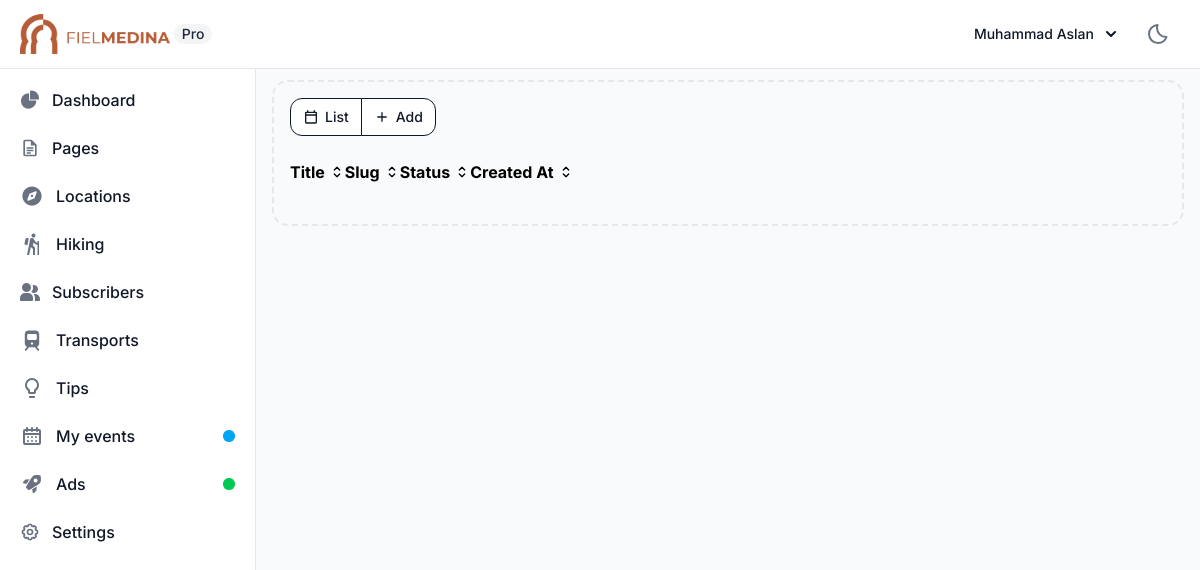
Before: /pages/ (signed in) with the older database file.
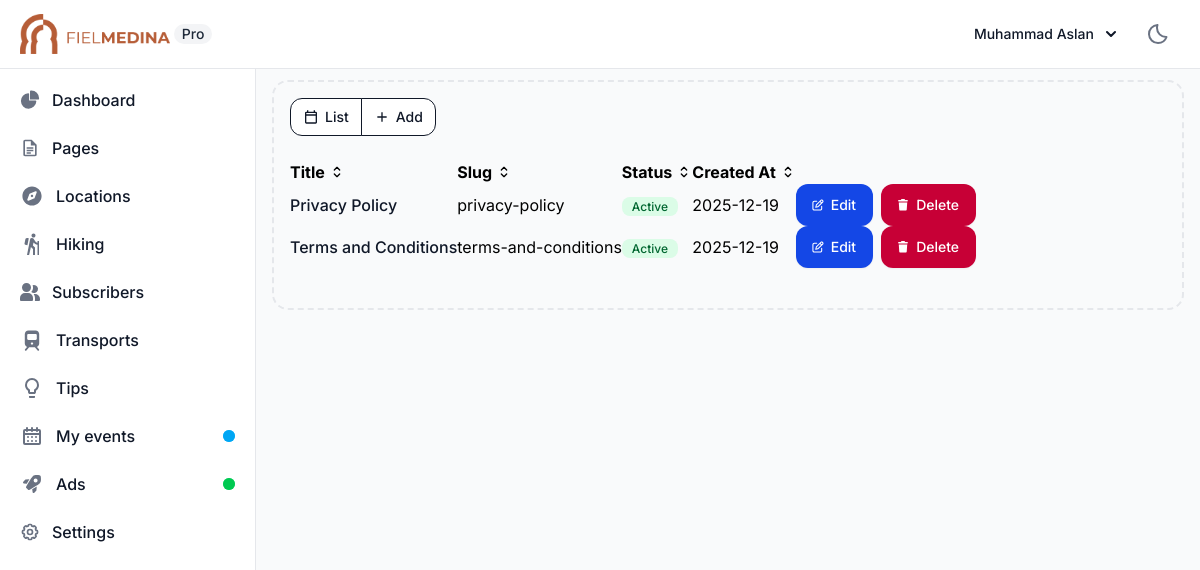
After: the same page with the newer database file.
### shared/models.py (models this page shows, shortened)
class Page(models.Model):
    slug = models.SlugField(unique=True, verbose_name=_("URL Slug"))
    is_active = models.BooleanField(default=True, verbose_name=_("Active"))
    created_at = models.DateTimeField(auto_now_add=True)
    updated_at = models.DateTimeField(auto_now=True)
    title = models.CharField(max_length=255, verbose_name=_("Title"))
    content = HTMLField(verbose_name=_("Content"))
    class Meta:
        verbose_name = _("Page")
        verbose_name_plural = _("Pages")
        ordering = ["slug"]

### shared/views.py (the view)
# urls.py: path("pages/", PageListView.as_view(), name="pageList"),
class PageListView(LoginRequiredMixin, ListView):
    model = Page
    template_name = "guard/views/pages/list.html"
    context_object_name = "pages"
    paginate_by = 10
    ordering = ["slug"]

### guard/templates/guard/views/pages/list.html (shortened to what this page needs)
{% extends 'guard/base/index.html' %}
{% load static i18n %}
{% block body %}
   <div class="inline-flex rounded-base -space-x-px" role="group">
      <a href="{% url 'shared:pageList' %}" class="inline-flex items-center text-heading bg-neutral-primary border border-dark-strong hover:bg-dark hover:text-white focus:ring-3 focus:ring-neutral-tertiary-soft font-medium leading-5 rounded-s-base text-sm px-3 py-2 focus:outline-none">
         {% trans "List" %}
      </a>
      <a href="{% url 'shared:page_create' %}" class="inline-flex items-center text-heading bg-neutral-primary border border-dark-strong hover:bg-dark hover:text-white focus:ring-3 focus:ring-neutral-tertiary-soft font-medium leading-5 rounded-e-base text-sm px-3 py-2 focus:outline-none">
         <svg class="w-4 h-4 me-1.5" xmlns="http://www.w3.org/2000/svg" height="24px" viewBox="0 -960 960 960" width="24px" fill="currentColor"><path d="M440-440H200v-80h240v-240h80v240h240v80H520v240h-80v-240Z"/></svg>
         {% trans "Add" %}
      </a>
   </div>
   <div class="container py-6">
      <table id="page-list">
         <thead>
            <tr>
                  <th>
                     <span class="flex items-center">
                        {% trans "Title" %}
                        <svg class="w-4 h-4 ms-1" aria-hidden="true" xmlns="http://www.w3.org/2000/svg" width="24" height="24" fill="none" viewBox="0 0 24 24">
                              <path stroke="currentColor" stroke-linecap="round" stroke-linejoin="round" stroke-width="2" d="m8 15 4 4 4-4m0-6-4-4-4 4"/>
                        </svg>
                     </span>
                  </th>
                  <th>
                     <span class="flex items-center">
                        {% trans "Slug" %}
                        <svg class="w-4 h-4 ms-1" aria-hidden="true" xmlns="http://www.w3.org/2000/svg" width="24" height="24" fill="none" viewBox="0 0 24 24">
                              <path stroke="currentColor" stroke-linecap="round" stroke-linejoin="round" stroke-width="2" d="m8 15 4 4 4-4m0-6-4-4-4 4"/>
                        </svg>
                     </span>
                  </th>
                  <th>
                     <span class="flex items-center">
                        {% trans "Status" %}
                        <svg class="w-4 h-4 ms-1" aria-hidden="true" xmlns="http://www.w3.org/2000/svg" width="24" height="24" fill="none" viewBox="0 0 24 24">
                              <path stroke="currentColor" stroke-linecap="round" stroke-linejoin="round" stroke-width="2" d="m8 15 4 4 4-4m0-6-4-4-4 4"/>
                        </svg>
                     </span>
                  </th>
                  <th>
                     <span class="flex items-center">
                        {% trans "Created At" %}
                        <svg class="w-4 h-4 ms-1" aria-hidden="true" xmlns="http://www.w3.org/2000/svg" width="24" height="24" fill="none" viewBox="0 0 24 24">
                              <path stroke="currentColor" stroke-linecap="round" stroke-linejoin="round" stroke-width="2" d="m8 15 4 4 4-4m0-6-4-4-4 4"/>
                        </svg>
                     </span>
                  </th>
                  <th></th>
            </tr>
         </thead>
         <tbody>
            {% for data in pages %}
               <tr>
                     <td class="font-medium text-heading whitespace-nowrap">{{ data.title }}</td>
                     <td>{{ data.slug }}</td>
                     <td>
                        {% if data.is_active %}
                           <span class="bg-green-100 text-green-800 text-xs font-medium px-2.5 py-0.5 rounded dark:bg-green-900 dark:text-green-300">{% trans "Active" %}</span>
                        {% else %}
                           <span class="bg-red-100 text-red-800 text-xs font-medium px-2.5 py-0.5 rounded dark:bg-red-900 dark:text-red-300">{% trans "Inactive" %}</span>
                        {% endif %}
                     </td>
                     <td>{{ data.created_at|date:"Y-m-d" }}</td>
                     <td>
                        <div class="flex items-center gap-2">
                           <a href="{% url 'shared:page_update' data.id %}" class="inline-flex items-center text-white bg-brand box-border border border-transparent hover:bg-brand-strong focus:ring-4 focus:ring-brand-medium shadow-xs font-medium leading-5 rounded-base text-sm px-4 py-2.5 focus:outline-none">
                              {% trans "Edit" %}
                           </a>
                           <button data-modal-target="confirm-modal{{ data.id }}" data-modal-toggle="confirm-modal{{ data.id }}" class="inline-flex items-center text-white bg-danger box-border border border-transparent hover:bg-danger-strong focus:ring-4 focus:ring-danger-medium shadow-xs font-medium leading-5 rounded-base text-sm px-4 py-2.5 focus:outline-none">
                              {% trans "Delete" %}
                           </button>
                        </div>
                     </td>
               </tr>
            {% endfor %}
         </tbody>
      </table>
   </div>
{% endblock body %}

### guard/templates/guard/base/index.html (shortened to what this page needs)
{% load static i18n %}
<!DOCTYPE html>
<html lang="en">
<head>
    <link rel="stylesheet" href="{% static 'main.css' %}">
</head>
<body class="bg-gray-50 dark:bg-gray-900">
    {% include 'guard/base/topBar.html' %}
    {% include 'guard/base/sidebar-left.html' %}
    <div class="p-4 sm:ml-64">
        <div class="p-4 border-2 border-gray-200 border-dashed rounded-lg dark:border-gray-700 mt-16">
            {% block body %}{% endblock body %}
        </div>
    </div>
</body>
</html>

### guard/templates/guard/base/topBar.html (shortened to what this page needs)
{% load static i18n %}
<nav class="fixed top-0 z-50 w-full bg-white border-b border-gray-200 dark:bg-gray-800 dark:border-gray-700">
  <div class="px-3 py-3 lg:px-5 lg:pl-3">
    <div class="flex items-center justify-between">
      <div class="flex items-center justify-start rtl:justify-end">
        <a href="{% url 'guard:dashboard' %}" class="flex ms-2 md:me-24">
          <img src="{% static 'logo.png' %}" class="h-10 -me-2" alt="FielMedina Logo" />
          <span
            class="self-center px-2 ms-3 text-sm font-medium text-gray-800 bg-gray-100 rounded-full dark:bg-gray-700 dark:text-gray-300">Pro</span>
        </a>
      </div>
      <div class="flex items-center">
        <div class="flex items-center ms-3">
          <div>
            <button type="button"
              class="flex items-center text-sm pe-1 font-medium text-gray-900 rounded-full hover:text-blue-900 dark:hover:text-blue-500 md:me-0 focus:ring-4 focus:ring-gray-100 dark:focus:ring-gray-700 dark:text-white"
              aria-expanded="false" data-dropdown-toggle="dropdown-user">
              <svg width="32" height="32" data-jdenticon-value="{{ user.get_full_name }}" class="w-8 h-8 md:me-2 rounded-full"></svg>
              <div class="hidden md:block">{{ user.get_full_name }}</div>
              <svg class="w-2.5 h-2.5 ms-3" aria-hidden="true" xmlns="http://www.w3.org/2000/svg" fill="none" viewBox="0 0 10 6">
              <path stroke="currentColor" stroke-linecap="round" stroke-linejoin="round" stroke-width="2" d="m1 1 4 4 4-4"/>
              </svg>
            </button>
          </div>
          <button id="theme-toggle" type="button" class="ml-4 text-gray-500 dark:text-gray-400 hover:bg-gray-100 dark:hover:bg-gray-700 focus:outline-none focus:ring-4 focus:ring-gray-200 dark:focus:ring-gray-700 rounded-lg text-sm p-2.5">
          </button>
        </div>
      </div>
    </div>
  </div>
</nav>

### guard/templates/guard/base/sidebar-left.html (shortened to what this page needs)
{% load i18n %}
<aside id="logo-sidebar"
     class="fixed top-0 left-0 z-40 w-64 h-screen pt-20 transition-transform -translate-x-full bg-white border-r border-gray-200 sm:translate-x-0 dark:bg-gray-800 dark:border-gray-700"
     aria-label="Sidebar">
     <div class="h-full px-3 pb-4 overflow-y-auto bg-white dark:bg-gray-800">
          <ul class="space-y-2 font-medium">
               <li>
                    <a href="{% url 'guard:dashboard' %}"
                         class="flex items-center p-2 text-gray-900 rounded-lg dark:text-white hover:bg-gray-100 dark:hover:bg-gray-700 group">
                         <span class="ms-3">{% trans "Dashboard" %}</span>
                    </a>
               </li>
               <li>
                    <a href="{% url 'shared:pageList' %}"
                         class="flex items-center p-2 text-gray-900 rounded-lg dark:text-white hover:bg-gray-100 dark:hover:bg-gray-700 group">
                         <span class="ms-3">{% trans "Pages" %}</span>
                    </a>
               </li>
               <li>
                    <a href="{% url 'guard:locationsList' %}"
                         class="flex items-center p-2 text-gray-900 rounded-lg dark:text-white hover:bg-gray-100 dark:hover:bg-gray-700 group">
                         <span class="flex-1 ms-3 whitespace-nowrap">{% trans "Locations" %}</span>
                    </a>
               </li>
               <li>
                    <a href="{% url 'guard:hikingsList' %}"
                         class="flex items-center p-2 text-gray-900 rounded-lg dark:text-white hover:bg-gray-100 dark:hover:bg-gray-700 group">
                         <span class="flex-1 ms-3 whitespace-nowrap">{% trans "Hiking" %}</span>
                    </a>
               </li>
               <li>
                    <a href="{% url 'guard:subscribersList' %}"
                         class="flex items-center p-2 text-gray-900 rounded-lg dark:text-white hover:bg-gray-100 dark:hover:bg-gray-700 group">
                         <span class="flex-1 ms-3 whitespace-nowrap">{% trans "Subscribers" %}</span>
                    </a>
               </li>
               <li>
                    <a href="{% url 'guard:publicTransportsList' %}"
                         class="flex items-center p-2 text-gray-900 rounded-lg dark:text-white hover:bg-gray-100 dark:hover:bg-gray-700 group">
                         <span class="flex-1 ms-3 whitespace-nowrap">{% trans "Transports" %}</span>
                    </a>
               </li>
               <li>
                    <a href="{% url 'guard:tipsList' %}"
                         class="flex items-center p-2 text-gray-900 rounded-lg dark:text-white hover:bg-gray-100 dark:hover:bg-gray-700 group">
                         <span class="flex-1 ms-3 whitespace-nowrap">{% trans "Tips" %}</span>
                    </a>
               </li>
               <li>
                    <a href="{% url 'guard:eventsList' %}"
                         class="flex items-center p-2 text-gray-900 rounded-lg dark:text-white hover:bg-gray-100 dark:hover:bg-gray-700 group">
                         <span class="flex-1 ms-3 whitespace-nowrap">{% trans "My events" %}</span>
                         <span class="relative flex size-3">
                              <span class="relative inline-flex size-3 rounded-full bg-sky-500"></span>
                         </span>
                    </a>
               </li>
               <li>
                    <a href="{% url 'guard:adsList' %}"
                         class="flex items-center p-2 text-gray-900 rounded-lg dark:text-white hover:bg-gray-100 dark:hover:bg-gray-700 group">
                         <span class="flex-1 ms-3 whitespace-nowrap">{% trans "Ads" %}</span>
                         <span class="relative flex size-3">
                              <span class="relative inline-flex size-3 rounded-full bg-green-500"></span>
                         </span>
                    </a>
               </li>
               <li>
                    <a href="{% url 'shared:settings' %}"
                         class="flex items-center p-2 text-gray-900 rounded-lg dark:text-white hover:bg-gray-100 dark:hover:bg-gray-700 group">
                         <span class="flex-1 ms-3 whitespace-nowrap">{% trans "Settings" %}</span>
                    </a>
               </li>
          </ul>
     </div>
</aside>

### guard/templates/guard/views/pages/partials/confirm_model.html (shortened to what this page needs)
{% load i18n %}

Changed rows visible on the page:
added Page: title "Privacy Policy", slug "privacy-policy", created_at "2025-12-19"
added Page: title "Terms and Conditions", slug "terms-and-conditions", created_at "2025-12-19"
